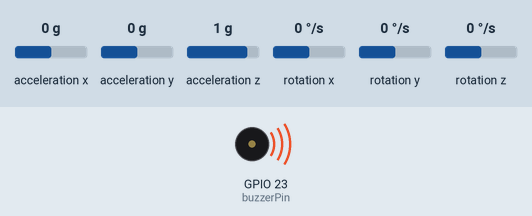
Recording of a sketch running on a simulated ESP32. On the bench: buzzer (waves = sounding, pin HIGH). The test bench sets the inputs (shaded band); at power-on: acceleration z 1 g, acceleration x 0 g, acceleration y 0 g, rotation x 0 °/s, rotation y 0 °/s, rotation z 0 °/s. WiFi joins after 1.5 s; servers stay silent unless stated; random numbers use the default seed unless the sketch sets one; no MQTT or app messages arrive unless stated; what the sketch prints to the serial monitor is not drawn.

Above: at 3.2 s.
3.3 s: acceleration z set to 0.8 g
At 3.8 s:
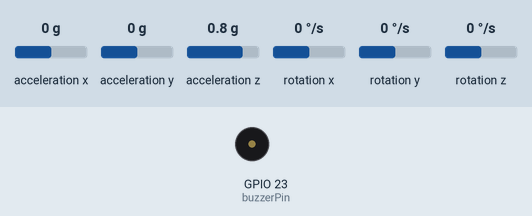
6.3 s: acceleration x set to -0.3 g
7.8 s: acceleration x set to -0.6 g
At 9.0 s:
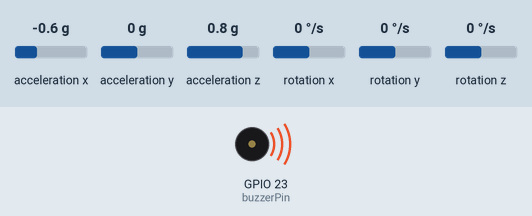
9.3 s: acceleration x set to 0 g
At 10.2 s:
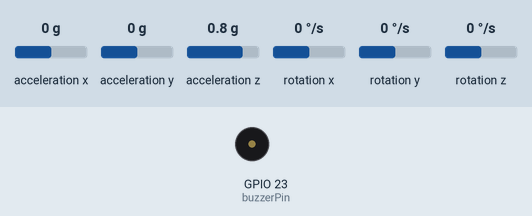
Timing chart, 0 to 11.9 s (numbered marks = the images above; inputs shaded):
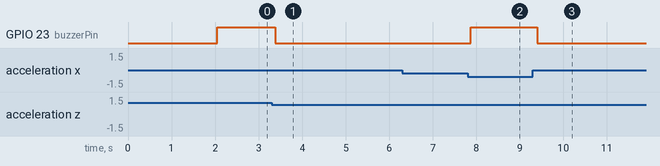

Measured:
- the behaviour switches between 1 and 0.9 g on acceleration z (found by bisection; images 0 and 1)
- the behaviour switches between -0.4 and -0.5 g on acceleration x (found by bisection; images 1 and 2)
- after the input at 3.3 s, GPIO 23 (buzzerPin): HIGH → LOW after 0.08 s
- after the input at 6.3 s, every drawn part: stays the same
- after the input at 7.8 s, GPIO 23 (buzzerPin): LOW → HIGH after 0.07 s
- after the input at 9.3 s, GPIO 23 (buzzerPin): HIGH → LOW after 0.10 s

The sketch:

parkinson_iot_monitor.ino
```cpp
/*
 * Sistema IoT para Monitoramento de Parkinson
 * Conecta com Wi-Fi, MQTT e simula detecção de tremores
 * Autor: Tainá de Araujo do Nascimento - RA: 10424847
 * Data: 19/11/2025
 */

// ==================== BIBLIOTECAS ====================
#include <WiFi.h>
#include <PubSubClient.h>
#include <Wire.h>
#include <MPU6050.h>

// ==================== CONFIGURAÇÕES WI-FI ====================
const char* ssid = "SUA_REDE_WIFI";
const char* password = "SENHA_WIFI";

// ==================== CONFIGURAÇÕES MQTT ====================
const char* mqtt_server = "broker.hivemq.com";
const int mqtt_port = 1883;
const char* mqtt_topic_tremor = "parkinson/paciente01/tremor";
const char* mqtt_topic_alerta = "parkinson/paciente01/alerta";

// ==================== OBJETOS ====================
WiFiClient espClient;
PubSubClient client(espClient);
MPU6050 mpu;

// ==================== PINOS ====================
const int buzzerPin = 23;

// ==================== VARIÁVEIS ====================
unsigned long lastMsg = 0;
bool tremorDetectado = false;
int intensidadeTremor = 0;

// ==================== FUNÇÃO: CONEXÃO WI-FI ====================
void setup_wifi() {
  Serial.print("Conectando na rede: ");
  Serial.println(ssid);

  WiFi.begin(ssid, password);

  while (WiFi.status() != WL_CONNECTED) {
    delay(1000);
    Serial.print(".");
  }

  Serial.println("");
  Serial.println("WiFi conectado!");
  Serial.print("IP address: ");
  Serial.println(WiFi.localIP());
}

// ==================== FUNÇÃO: CALLBACK MQTT ====================
void callback(char* topic, byte* payload, unsigned int length) {
  Serial.print("Mensagem recebida no tópico: ");
  Serial.println(topic);

  Serial.print("Conteúdo: ");
  for (int i = 0; i < length; i++) {
    Serial.print((char)payload[i]);
  }
  Serial.println();
}

// ==================== FUNÇÃO: RECONECTAR MQTT ====================
void reconnect() {
  while (!client.connected()) {
    Serial.print("Tentando conexão MQTT...");

    // Gera um Client ID único
    String clientId = "ESP32-Parkinson-";
    clientId += String(random(0xffff), HEX);

    // Tenta conectar
    if (client.connect(clientId.c_str())) {
      Serial.println("Conectado ao broker MQTT!");
      // Se quiser assinar tópicos, faça aqui:
      // client.subscribe("parkinson/comandos");
    } else {
      Serial.print("Falha, rc=");
      Serial.print(client.state());
      Serial.println(" tentando novamente em 5 segundos");
      delay(5000);
    }
  }
}

// ==================== FUNÇÃO: DETECTAR TREMOR (SIMULAÇÃO) ====================
void detectarTremor() {
  // Lê os dados do acelerômetro
  int16_t ax, ay, az;
  mpu.getAcceleration(&ax, &ay, &az);

  // Calcula a intensidade do movimento
  intensidadeTremor = sqrt(ax*ax + ay*ay + az*az);

  // Simulação: detecta tremor se intensidade > limite
  if (intensidadeTremor > 15000) {
    if (!tremorDetectado) {
      tremorDetectado = true;
      Serial.println("TREMOR DETECTADO!");

      // Aciona o buzzer
      digitalWrite(buzzerPin, HIGH);

      // Publica alerta MQTT
      String mensagem = "{\"tremor\":true,\"intensidade\":" + String(intensidadeTremor) + ",\"timestamp\":\"" + String(millis()) + "\"}";
      client.publish(mqtt_topic_alerta, mensagem.c_str());
      Serial.println("📡 Alerta MQTT enviado!");
    }
  } else {
    if (tremorDetectado) {
      tremorDetectado = false;
      digitalWrite(buzzerPin, LOW); // Desliga buzzer
      Serial.println("Tremor cessou");
    }
  }
}

// ==================== FUNÇÃO: PUBLICAR DADOS NORMAIS ====================
void publicarDadosSensor() {
  String mensagem = "{\"ax\":" + String(random(-1000, 1000)) +
                    ",\"ay\":" + String(random(-1000, 1000)) +
                    ",\"az\":" + String(random(-1000, 1000)) +
                    ",\"tremor\":" + String(tremorDetectado) +
                    ",\"timestamp\":\"" + String(millis()) + "\"}";

  client.publish(mqtt_topic_tremor, mensagem.c_str());
  Serial.println("Dados publicados: " + mensagem);
}

// ==================== SETUP ====================
void setup() {
  Serial.begin(115200);

  // Configura pino do buzzer
  pinMode(buzzerPin, OUTPUT);
  digitalWrite(buzzerPin, LOW);

  // Inicializa MPU6050
  Wire.begin();
  mpu.initialize();

  // Verifica se o MPU6050 está conectado
  if (mpu.testConnection()) {
    Serial.println("MPU6050 conectado com sucesso!");
  } else {
    Serial.println("Falha na conexão com MPU6050!");
  }

  // Conecta Wi-Fi e MQTT
  setup_wifi();
  client.setServer(mqtt_server, mqtt_port);
  client.setCallback(callback);
}

// ==================== LOOP ====================
void loop() {
  if (!client.connected()) {
    reconnect();
  }
  client.loop();

  unsigned long now = millis();

  // Publica dados a cada 5 segundos
  if (now - lastMsg > 5000) {
    lastMsg = now;
    publicarDadosSensor();
  }

  // Detecta tremores continuamente
  detectarTremor();

  delay(100); // Pequena pausa
}
```
